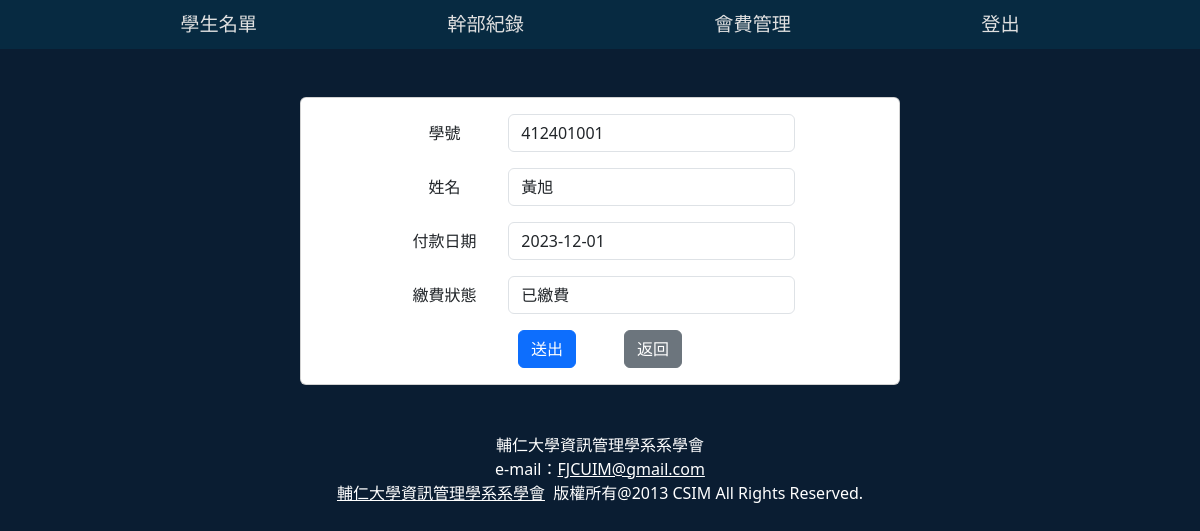
The page /update_pay.php?Stu_id=412401001 (signed in) on the database its author committed.
### tables this page shows
CREATE TABLE `fee_manage` (
  `Stu_id` varchar(20) NOT NULL,
  `name` varchar(20) NOT NULL,
  `pay_date` date DEFAULT NULL,
  `status` varchar(5) NOT NULL
);

### update_pay.php (the view, shortened to what this page needs)
<?php
require_once "header.php";
try {
  $Stu_id = "";
  $name = "";
  $pay_date = "";
  $status = "";
  if ($_GET) {
    require_once 'db.php';
    $action = $_GET["action"] ?? "";
    if ($action == "confirmed") {
      $Stu_id = $_GET["Stu_id"];
      $name = $_POST["name"];
      $status = $_POST["status"];
      $pay_date = ($_POST["status"] == 'N') ? NULL : date('Y-m-d H:i:s');
      $sql = "UPDATE fee_manage SET `name`=?, `pay_date`=?, `status`=? WHERE Stu_id=?";
      $stmt = mysqli_stmt_init($conn);
      mysqli_stmt_prepare($stmt, $sql);
      mysqli_stmt_bind_param($stmt, "ssss", $name, $pay_date, $status, $Stu_id);
      $result = mysqli_stmt_execute($stmt);
      if ($result) {
        header('Location: fee.php');
      } else {
        echo "更新失敗";
      }
    } else {
      $Stu_id = $_GET["Stu_id"];
      $sql = "SELECT Stu_id, `name`, `pay_date`, `status` FROM fee_manage WHERE Stu_id=?";
      $stmt = mysqli_stmt_init($conn);
      mysqli_stmt_prepare($stmt, $sql);
      mysqli_stmt_bind_param($stmt, "i", $Stu_id);
      mysqli_stmt_execute($stmt);
      $result = mysqli_stmt_get_result($stmt);
      if ($row = mysqli_fetch_assoc($result)) {
        $Stu_id = $row['Stu_id'];
        $name = $row['name'];
        $pay_date = $row['pay_date'];
        $status = $row['status'];
      }
    }
  } else {
    echo "沒有傳遞必要的參數。";
    exit();
  }
} catch (Exception $e) {
  echo '錯誤訊息: ' . $e->getMessage();
}
?>
<div class="container mt-5" align=center>
<div class="card" style="width: 80%; max-width: 600px;">
  <form action="update_pay.php?Stu_id=<?=$Stu_id?>&action=confirmed" method="post">
    <div class="my-3 row justify-content-center align-items-center">
      <label for="Stu_id" class="col-sm-2 col-form-label">學號</label>
      <div class="col-sm-6">
        <input type="text" class="form-control" id="Stu_id" value="<?=$Stu_id?>" readonly>
      </div>
    </div>
    <div class="mb-3 row justify-content-center align-items-center">
      <label for="name" class="col-sm-2 col-form-label">姓名</label>
      <div class="col-sm-6">
        <input type="text" class="form-control" id="name" name="name" value="<?=$name?>">
      </div>
    </div>
    <div class="mb-3 row justify-content-center align-items-center">
      <label for="_pay_date" class="col-sm-2 col-form-label">付款日期</label>
      <div class="col-sm-6">
        <input type="text" class="form-control" name="pay_date" id="_pay_date" placeholder="pay_date" value="<?=$pay_date?>" readonly>
      </div>
    </div>
    <div class="mb-3 row justify-content-center align-items-center">
      <label for="_status" class="col-sm-2 col-form-label">繳費狀態</label>
      <div class="col-sm-6">
        <select class="form-control" name="status" id="_status" onchange="updatePayDate()">
          <option value="Y" <?=$status == 'Y' ? 'selected' : ''?>>已繳費</option>
        </select>
      </div>
    </div>
    <div class="d-flex justify-content-center">
    <input class="btn btn-primary me-5" type="submit" value="送出">
    <button class="btn btn-secondary" onclick="history.back();">返回</button>
    </div>
  </form>
</div>
</div>
<?php
require_once "footer.php";
?>

### slay.css (style rules this page uses)
body { background-color: #0A1D32; }

### rows shown on the page
fee_manage: Stu_id "412401001", name "黃旭", pay_date "2023-12-01", status "已繳費"
